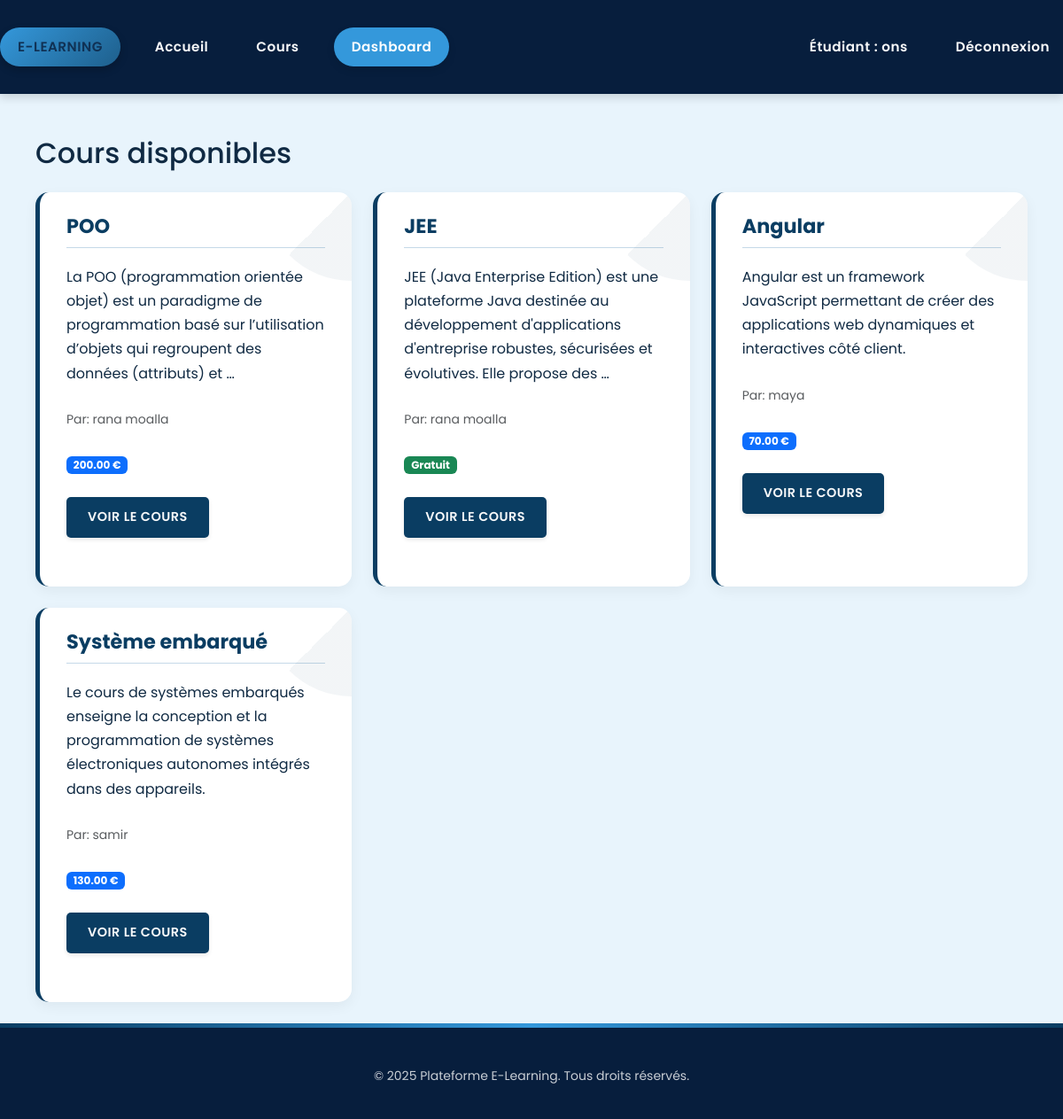
Screenshot of /courses/ (signed in) with the database file from the repository.
### users/models.py (models this page shows)
class User(AbstractUser):
    ROLE_CHOICES = (
        ('student', 'Étudiant'),
        ('teacher', 'Enseignant'),
        ('admin', 'admin'),
    )
    role = models.CharField(max_length=10, choices=ROLE_CHOICES)
    cv = models.FileField(upload_to='cvs/', null=True, blank=True)  # Pour les enseignants
    publications = models.TextField(blank=True, null=True)  # Pour les enseignants
    profile_picture = models.ImageField(upload_to='profile/', null=True, blank=True)  # Nouveau champ photo profil
    def is_student(self):
        return self.role == 'student'
    def is_teacher(self):
        return self.role == 'teacher'
    def is_admin(self):
        return self.role == 'admin'

### courses/models.py (models this page shows, shortened)
class Course(models.Model):
    title = models.CharField(max_length=200)
    description = models.TextField()
    teacher = models.ForeignKey(
        settings.AUTH_USER_MODEL,
        on_delete=models.CASCADE,
        related_name='courses_taught'
    )
    price = models.DecimalField(max_digits=6, decimal_places=2, default=0.00)
    students = models.ManyToManyField(
        settings.AUTH_USER_MODEL,
        related_name='courses_enrolled',
        blank=True
    )

### courses/views.py (the view)
# urls.py: path('', views.course_list, name='course_list'),
@login_required
def course_list(request):
    if request.user.is_student:
        enrolled_courses = request.user.courses_enrolled.all()
        courses = Course.objects.exclude(id__in=enrolled_courses.values_list('id', flat=True))
    else:
        courses = Course.objects.all()
    return render(request, 'courses/course_list.html', {'courses': courses})

### templates/courses/course_list.html (shortened to what this page needs)
{% extends "base.html" %}
{% block content %}
<div class="container mt-5">
  <h2 class="mb-4">Cours disponibles</h2>
  <div class="row">
    {% for course in courses %}
    <div class="col-md-4 mb-4">
      <div class="card h-100">
        <div class="card-body">
          <h5 class="card-title">{{ course.title }}</h5>
          <p class="card-text">{{ course.description|truncatewords:20 }}</p>
          <p class="card-text">
            <small class="text-muted">Par: {{ course.teacher.get_full_name|default:course.teacher.username }}</small>
          </p>
          <p class="card-text">
            {% if course.price == 0 %}
              <span class="badge bg-success">Gratuit</span>
            {% else %}
              <span class="badge bg-primary">{{ course.price }} €</span>
            {% endif %}
          </p>
          <a href="{% url 'course_detail' course.id %}" class="btn btn-primary">Voir le cours</a>
        </div>
      </div>
    </div>
    {% endfor %}
  </div>
</div>
{% endblock %}

### templates/base.html (shortened to what this page needs)
<!DOCTYPE html>
<html lang="fr">
<head>
    {% load static %}
    <link rel="stylesheet" href="https://cdnjs.cloudflare.com/ajax/libs/font-awesome/6.4.0/css/all.min.css">
    <link href="https://cdn.jsdelivr.net/npm/bootstrap@5.3.3/dist/css/bootstrap.min.css" rel="stylesheet">
    <link rel="stylesheet" href="{% static 'css/style.css' %}">
</head>
<body>
    {% include 'includes/header.html' %}
    <main class="container mt-4">
        {% block content %}{% endblock %}
    </main>
    {% include 'includes/footer.html' %}
</body>
</html>

### templates/includes/header.html (shortened to what this page needs)
  <header class="main-header">
    <div class="container header-container">
      <nav class="nav-left">
        <ul>
          <li>
            <a href="{% url 'index' %}" class="site-title">E-learning</a>
          </li>
          <li><a href="{% url 'index' %}">Accueil</a></li>
          {% if user.is_authenticated %}
            {% if user.is_student %}
              <li><a href="{% url 'course_list' %}">Cours</a></li>
                          <li><a href="{% url 'dashboardCourses' %}" class="nav-dashboard">Dashboard</a></li>
            {% endif %}
          {% endif %}
        </ul>
      </nav>
      <nav class="nav-main">
        <ul>
          {% if user.is_authenticated %}
            <li>
              <a href="{% url 'profile' %}">
                {% if user.is_teacher %}
                  Enseignant
                {% elif user.is_student %}
                  Étudiant
                {% elif user.is_admin %}
                  Administrateur
                {% endif %}
                : {{ user.username }}
              </a>
            </li>
            <li><a href="{% url 'logout' %}">Déconnexion</a></li>
          {% else %}
            <li><a href="{% url 'login' %}">Connexion</a></li>
            <li><a href="{% url 'register' %}">Inscription</a></li>
          {% endif %}
        </ul>
      </nav>
    </div>
  </header>

### templates/includes/footer.html
<footer class="footer">
  <div class="container footer-container">
    <div class="footer-info">
      <p>© {{ year|default:2025 }} Plateforme E-Learning. Tous droits réservés.</p>
    </div>
  </div>
</footer>

### static/css/style.css (style rules this page uses)
* { margin: 0; padding: 0; box-sizing: border-box; }
:root { --primary-color: #0a3d62; --primary-dark: #071e3d; --primary-light: #1e5f8c; --accent-color: #3498db; --light-bg: #e8f4fc; --text-color: #102a43; --text-light: #f8f9fa; --border-color: #c5d9e8; --success-color: #1e5f8c; --warning-color: #3498db; --danger-color: #071e3d; }
body { font-family: 'Poppins', 'Segoe UI', sans-serif; line-height: 1.6; background-color: var(--light-bg); color: var(--text-color); position: relative; min-height: 100vh; }
.animate-in { animation: fadeIn 0.6s ease-out forwards; opacity: 0; }
a { text-decoration: none; color: var(--accent-color); transition: color 0.3s ease; }
.btn { display: inline-block; padding: 0.75rem 1.5rem; border-radius: 5px; font-weight: 600; transition: all 0.3s ease; cursor: pointer; box-shadow: 0 2px 5px rgba(0, 0, 0, 0.1); text-transform: uppercase; letter-spacing: 0.5px; font-size: 0.9rem; }
.btn-primary { background-color: var(--primary-color); color: var(--text-light); border: none; }
ul { list-style: none; padding: 0; margin: 0; display: flex; gap: 20px; }
ul li { display: inline; }
ul li a { text-decoration: none; color: #004aad; font-weight: 600; transition: color 0.3s; }
.footer { background-color: var(--primary-dark); padding: 40px 20px 30px; color: var(--text-light); font-family: 'Poppins', 'Segoe UI', sans-serif; font-size: 14px; text-align: center; position: relative; }
.footer::before { content: ''; position: absolute; top: 0; left: 0; width: 100%; height: 5px; background: linear-gradient(90deg, var(--primary-color), var(--accent-color), var(--primary-color)); }
.footer-info { max-width: 800px; margin: 0 auto; }
.footer-info p { margin: 8px 0; text-align: center; opacity: 0.8; line-height: 1.6; }
.container { max-width: 1200px; margin: 0 auto; padding: 0 20px; }
.card { border: none; border-radius: 15px; padding: 25px 30px; background-color: white; box-shadow: 0 5px 15px rgba(0, 0, 0, 0.05); margin-bottom: 30px; transition: all 0.3s ease; border-left: 5px solid var(--primary-color); position: relative; overflow: hidden; }
.card::before { content: ''; position: absolute; top: 0; right: 0; width: 100px; height: 100px; background: linear-gradient(135deg, transparent 50%, rgba(10, 61, 98, 0.05) 50%); border-radius: 0 0 0 100px; z-index: 0; }
.card-title { color: var(--primary-color); font-weight: 700; font-size: 1.4rem; margin-bottom: 1.2rem; border-bottom: 1px solid var(--border-color); padding-bottom: 10px; }
.card-body { padding: 0; }
.card-text { color: var(--text-color); line-height: 1.7; margin-bottom: 1.5rem; }
.main-header { background-color: var(--primary-dark); padding: 15px 0; box-shadow: 0 4px 10px rgba(0,0,0,0.15); font-family: 'Poppins', 'Segoe UI', sans-serif; position: sticky; top: 0; z-index: 1000; transition: all 0.3s ease; }
.header-container { max-width: 1200px; margin: 0 auto; padding: 0 20px; display: flex; justify-content: space-between; align-items: center; }
.nav-left ul, .nav-main ul { list-style: none; display: flex; gap: 25px; align-items: center; margin: 0; padding: 0; }
.nav-left ul li a, .nav-main ul li a { color: var(--text-light); font-weight: 600; text-decoration: none; padding: 10px 15px; border-radius: 30px; transition: all 0.3s ease; font-size: 0.95rem; letter-spacing: 0.5px; position: relative; display: inline-block; }
.nav-left ul li a::after, .nav-main ul li a::after { content: ''; position: absolute; bottom: 0; left: 50%; width: 0; height: 2px; background: var(--accent-color); transition: all 0.3s ease; transform: translateX(-50%); opacity: 0; }
.site-title { font-size: 1.5rem; font-weight: 800; color: var(--text-light) !important; text-transform: uppercase; letter-spacing: 1px; background: linear-gradient(135deg, var(--accent-color), var(--primary-light)); padding: 10px 20px !important; border-radius: 30px !important; box-shadow: 0 4px 10px rgba(0,0,0,0.2); }
.nav-dashboard { background-color: var(--accent-color); color: white !important; padding: 10px 20px !important; border-radius: 30px !important; box-shadow: 0 4px 10px rgba(0,0,0,0.1); }

### templates/includes/header.html (style rules this page uses)
.header-container { display: flex; justify-content: space-between; align-items: center; padding: 1rem 0; }
.nav-left ul, .nav-main ul { list-style: none; margin: 0; padding: 0; display: flex; gap: 1.5rem; align-items: center; }
.nav-left a, .nav-main a { text-decoration: none; color: #333; font-weight: 500; }
.site-title { font-size: 1.25rem; font-weight: bold; color:rgb(16, 49, 84) !important; }

### rows the page displays
User: username "ons"
Course: title "POO", description "La POO (programmation orientée objet) est un paradigme de programmation basé sur l’utilisation d’objets qui regroupent des données (attributs) et …", teacher.get_full_name "rana moalla", price "200.00"
Course: title "JEE", description "JEE (Java Enterprise Edition) est une plateforme Java destinée au développement d'applications d'entreprise robustes, sécurisées et évolutives. Elle propose des …", teacher.get_full_name "rana moalla", price "Gratuit"
Course: title "Angular", description "Angular est un framework JavaScript permettant de créer des applications web dynamiques et interactives côté client.", teacher.get_full_name "maya", price "70.00"
Course: title "Système embarqué", description "Le cours de systèmes embarqués enseigne la conception et la programmation de systèmes électroniques autonomes intégrés dans des appareils.", teacher.get_full_name "samir", price "130.00"

### other values shown
{{ year|default:2025 }} "2025"
